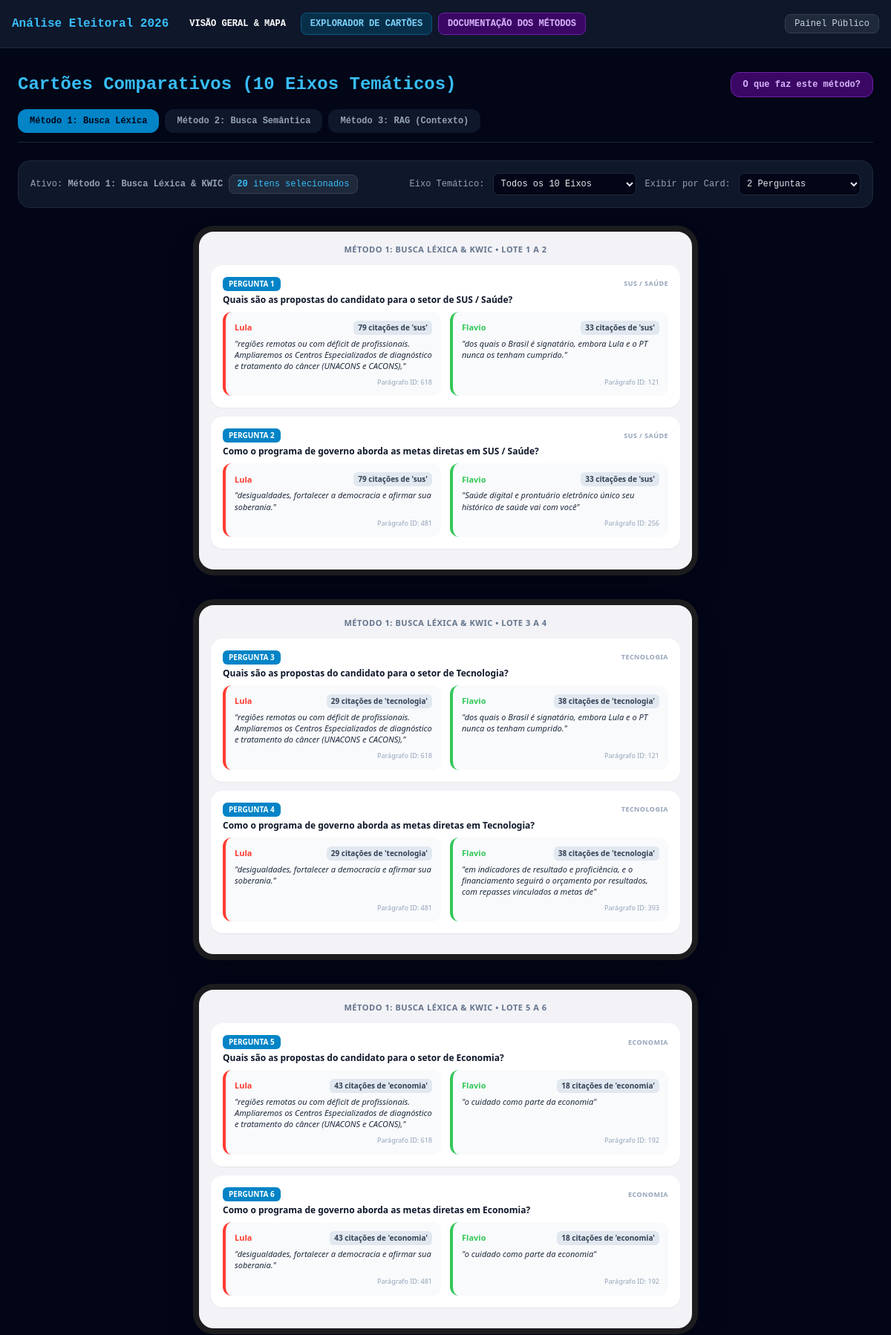
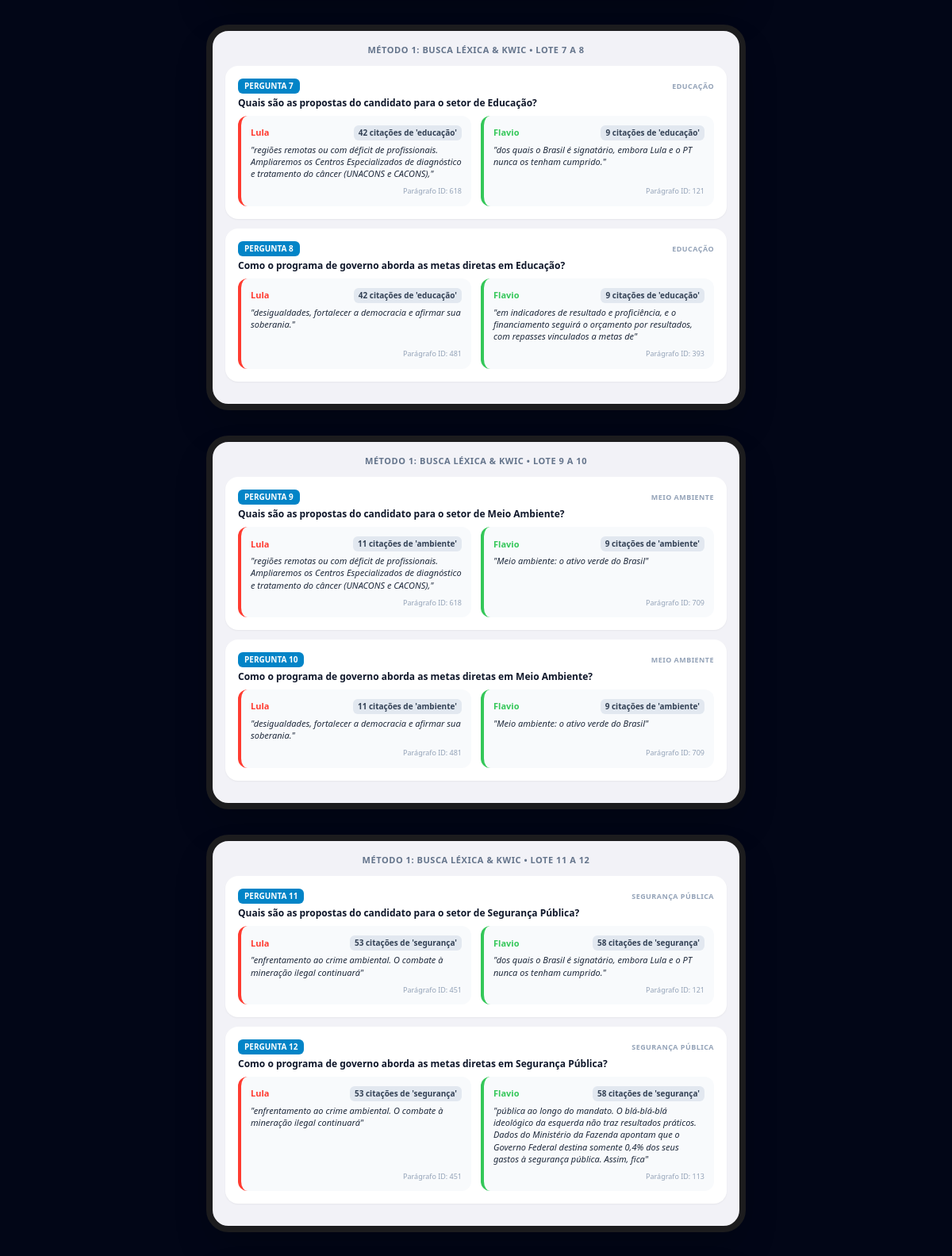
/cartoes/?metodo=METODO_1&qtd=2 (upper part), run on the app's committed database (2 pictures, top to bottom).
### eleitoral_app/models.py (models this page shows, shortened)
class ResultadoMetodo(models.Model):
    METODO_CHOICES = (
        ('METODO_1', 'Método 1: Busca Léxica & KWIC'),
        ('METODO_2', 'Método 2: Busca Semântica por Similaridade'),
        ('METODO_3', 'Método 3: RAG (Síntese e Contexto)'),
        ('METODO_4', 'Método 4: Agrupamento Temático Automático'),
    )
    metodo_tipo = models.CharField(max_length=20, choices=METODO_CHOICES, default='METODO_2')
    num_item = models.IntegerField()
    eixo_tematico = models.CharField(max_length=100)
    titulo_item = models.TextField()
    sintese_rag = models.TextField(blank=True)
    candidato = models.ForeignKey(Candidato, on_delete=models.CASCADE)
    id_paragrafo = models.IntegerField(default=1)
    relevancia_score = models.CharField(max_length=50)
    trecho_encontrado = models.TextField()

class Candidato(models.Model):
    nome = models.CharField(max_length=150, unique=True)
    partido = models.CharField(max_length=50, default="Programa Oficial")
    cor_tema = models.CharField(max_length=20, default="#34c759")

### eleitoral_app/views.py (the view)
# urls.py: path('cartoes/', CartoesResultadosView.as_view(), name='cartoes_resultados'),
class CartoesResultadosView(TemplateView):
    template_name = 'eleitoral_app/cartoes_resultados.html'
    def get_context_data(self, **kwargs):
        c = super().get_context_data(**kwargs)
        metodo_sel = self.request.GET.get('metodo', 'METODO_2')
        qtd_por_card = int(self.request.GET.get('qtd', 2))
        eixo_sel = self.request.GET.get('eixo', '')
        qs_metodo = ResultadoMetodo.objects.filter(metodo_tipo=metodo_sel)
        if eixo_sel:
            qs_metodo = qs_metodo.filter(eixo_tematico=eixo_sel)
        numeros_itens = list(qs_metodo.values_list('num_item', flat=True).distinct().order_by('num_item'))
        lotes = []
        for i in range(0, len(numeros_itens), qtd_por_card):
            lotes_nums = numeros_itens[i:i + qtd_por_card]
            itens_lote = qs_metodo.filter(num_item__in=lotes_nums).order_by('num_item')
            agrupados_por_item = {}
            for item in itens_lote:
                if item.num_item not in agrupados_por_item:
                    agrupados_por_item[item.num_item] = {
                        'num': item.num_item,
                        'titulo': item.titulo_item,
                        'eixo': item.eixo_tematico,
                        'sintese': item.sintese_rag,
                        'respostas': []
                    }
                agrupados_por_item[item.num_item]['respostas'].append(item)
            for num_item, item_dict in agrupados_por_item.items():
                item_dict['respostas'].sort(
                    key=lambda r: 0 if r.candidato.cor_tema == '#ff3b30' or 'lula' in r.candidato.nome.lower() else 1
                )
            lotes.append({
                'intervalo': f"{lotes_nums[0]} a {lotes_nums[-1]}" if len(lotes_nums) > 1 else f"{lotes_nums[0]}",
                'itens': list(agrupados_por_item.values())
            })
        c['lotes_cartoes'] = lotes
        c['qtd_selecionada'] = qtd_por_card
        c['metodo_selecionado'] = metodo_sel
        c['eixo_selecionado'] = eixo_sel
        c['metodo_nome'] = dict(ResultadoMetodo.METODO_CHOICES).get(metodo_sel)
        c['eixos_disponiveis'] = ResultadoMetodo.objects.values_list('eixo_tematico', flat=True).distinct().order_by('eixo_tematico')
        c['total_perguntas_exibidas'] = len(numeros_itens)
        c['explicacao_metodo_ativo'] = DADOS_EXPLICAO_METODOS.get(metodo_sel, {})
        return c

### eleitoral_app/templates/eleitoral_app/cartoes_resultados.html (shortened to what this page needs)
{% extends 'eleitoral_app/base.html' %}
{% block content %}
<div class="mb-6 font-mono" x-data="{ mostrarExplicacao: false }">
    <div class="flex justify-between items-center mb-4">
        <h1 class="text-2xl font-bold text-sky-400">Cartões Comparativos (10 Eixos Temáticos)</h1>
        <button @click="mostrarExplicacao = !mostrarExplicacao" class="bg-purple-950 hover:bg-purple-900 text-purple-300 border border-purple-800 text-xs font-bold px-4 py-2 rounded-xl transition">
            <span x-text="mostrarExplicacao ? 'Ocultar Explicação do Método' : 'O que faz este método?'"></span>
        </button>
    </div>
    <div class="flex flex-wrap gap-2 border-b border-slate-800 pb-3 mb-6">
        <a href="?metodo=METODO_1&qtd={{ qtd_selecionada }}" class="px-4 py-2 rounded-xl text-xs font-bold transition {% if metodo_selecionado == 'METODO_1' %}bg-sky-600 text-slate-950{% else %}bg-slate-900 text-slate-400 hover:bg-slate-800{% endif %}">
            Método 1: Busca Léxica
        </a>
        <a href="?metodo=METODO_2&qtd={{ qtd_selecionada }}" class="px-4 py-2 rounded-xl text-xs font-bold transition {% if metodo_selecionado == 'METODO_2' %}bg-sky-600 text-slate-950{% else %}bg-slate-900 text-slate-400 hover:bg-slate-800{% endif %}">
            Método 2: Busca Semântica
        </a>
        <a href="?metodo=METODO_3&qtd={{ qtd_selecionada }}" class="px-4 py-2 rounded-xl text-xs font-bold transition {% if metodo_selecionado == 'METODO_3' %}bg-sky-600 text-slate-950{% else %}bg-slate-900 text-slate-400 hover:bg-slate-800{% endif %}">
            Método 3: RAG (Contexto)
        </a>
    </div>
    <div class="bg-slate-900 p-4 rounded-2xl border border-slate-800 flex flex-wrap justify-between items-center gap-4 text-xs">
        <div class="flex items-center space-x-2">
            <span class="text-slate-400">Ativo: <b>{{ metodo_nome }}</b></span>
            <span class="bg-slate-800 text-sky-400 px-2.5 py-1 rounded-lg border border-slate-700"><b>{{ total_perguntas_exibidas }}</b> itens selecionados</span>
        </div>
        <form method="get" class="flex flex-wrap items-center gap-3">
            <div>
                <label class="text-slate-400 mr-1">Eixo Temático:</label>
                <select name="eixo" onchange="this.form.submit()" class="bg-slate-950 border border-slate-800 text-slate-200 p-1.5 rounded-lg">
                    <option value="">Todos os 10 Eixos</option>
                </select>
            </div>
            <div>
                <label class="text-slate-400 mr-1">Exibir por Card:</label>
                <select name="qtd" onchange="this.form.submit()" class="bg-slate-950 border border-slate-800 text-slate-200 p-1.5 rounded-lg">
                    <option value="2" {% if qtd_selecionada == 2 %}selected{% endif %}>2 Perguntas</option>
                </select>
            </div>
        </form>
    </div>
</div>
<div class="flex flex-wrap justify-center gap-8">
    {% for lote in lotes_cartoes %}
    <div class="w-full max-w-[680px] bg-[#f2f2f7] p-4 rounded-[28px] border-[8px] border-[#1c1c1e] shadow-2xl text-slate-900 font-sans">
        <div class="text-center text-[11px] font-semibold text-slate-500 uppercase tracking-wider mb-3">{{ metodo_nome }} • Lote {{ lote.intervalo }}</div>
        {% for item in lote.itens %}
        <div class="bg-white rounded-2xl p-4 mb-3 shadow-sm">
            <div class="flex justify-between items-center mb-1">
                <span class="inline-block bg-sky-600 text-white text-[10px] font-bold px-2 py-0.5 rounded-md uppercase">
                    {% if metodo_selecionado == 'METODO_4' %}Tópico {{ item.num }}{% else %}Pergunta {{ item.num }}{% endif %}
                </span>
                <span class="text-[9px] font-bold text-slate-400 uppercase tracking-wider">{{ item.eixo }}</span>
            </div>
            <div class="text-xs font-bold text-slate-900 mb-2">{{ item.titulo }}</div>
            <div class="grid grid-cols-1 sm:grid-cols-2 gap-3">
                {% for r in item.respostas %}
                <div class="bg-slate-50 rounded-xl p-3 border-l-4 flex flex-col justify-between" style="border-left-color: {{ r.candidato.cor_tema }}">
                    <div>
                        <div class="flex justify-between items-center text-[11px] font-bold mb-1" style="color: {{ r.candidato.cor_tema }}">
                            <span>{{ r.candidato.nome }}</span>
                            <span class="text-[10px] bg-slate-200 text-slate-700 px-1.5 py-0.5 rounded-md">{{ r.relevancia_score }}</span>
                        </div>
                        <div class="text-[11px] text-slate-800 italic leading-snug">"{{ r.trecho_encontrado }}"</div>
                    </div>
                    <div class="text-[9px] text-slate-400 text-right mt-2">Parágrafo ID: {{ r.id_paragrafo }}</div>
                </div>
                {% endfor %}
            </div>
        </div>
        {% endfor %}
    </div>
    {% endfor %}
</div>
{% endblock %}

### data on the page
ResultadoMetodo: eixo "SUS / SAÚDE", titulo "Quais são as propostas do candidato para o setor de SUS / Saúde?", candidato.nome "Lula", relevancia_score "79 citações de 'sus'", trecho_encontrado "regiões remotas ou com déficit de profissionais. Ampliaremos os Centros Especializados de diagnóstico e tratamento do câncer (UNACONS e CACONS),", id_paragrafo "618"
ResultadoMetodo: candidato.nome "Flavio", relevancia_score "33 citações de 'sus'", trecho_encontrado "dos quais o Brasil é signatário, embora Lula e o PT nunca os tenham cumprido.", id_paragrafo "121"
ResultadoMetodo: eixo "SUS / SAÚDE", titulo "Como o programa de governo aborda as metas diretas em SUS / Saúde?", candidato.nome "Lula", relevancia_score "79 citações de 'sus'", trecho_encontrado "desigualdades, fortalecer a democracia e afirmar sua soberania.", id_paragrafo "481"
ResultadoMetodo: candidato.nome "Flavio", relevancia_score "33 citações de 'sus'", trecho_encontrado "Saúde digital e prontuário eletrônico único seu histórico de saúde vai com você", id_paragrafo "256"
ResultadoMetodo: eixo "TECNOLOGIA", titulo "Quais são as propostas do candidato para o setor de Tecnologia?", candidato.nome "Lula", relevancia_score "29 citações de 'tecnologia'", trecho_encontrado "regiões remotas ou com déficit de profissionais. Ampliaremos os Centros Especializados de diagnóstico e tratamento do câncer (UNACONS e CACONS),", id_paragrafo "618"
ResultadoMetodo: candidato.nome "Flavio", relevancia_score "38 citações de 'tecnologia'", trecho_encontrado "dos quais o Brasil é signatário, embora Lula e o PT nunca os tenham cumprido.", id_paragrafo "121"
ResultadoMetodo: eixo "TECNOLOGIA", titulo "Como o programa de governo aborda as metas diretas em Tecnologia?", candidato.nome "Lula", relevancia_score "29 citações de 'tecnologia'", trecho_encontrado "desigualdades, fortalecer a democracia e afirmar sua soberania.", id_paragrafo "481"
ResultadoMetodo: candidato.nome "Flavio", relevancia_score "38 citações de 'tecnologia'", trecho_encontrado "em indicadores de resultado e proficiência, e o financiamento seguirá o orçamento por resultados, com repasses vinculados a metas de", id_paragrafo "393"
ResultadoMetodo: eixo "ECONOMIA", titulo "Quais são as propostas do candidato para o setor de Economia?", candidato.nome "Lula", relevancia_score "43 citações de 'economia'", trecho_encontrado "regiões remotas ou com déficit de profissionais. Ampliaremos os Centros Especializados de diagnóstico e tratamento do câncer (UNACONS e CACONS),", id_paragrafo "618"
ResultadoMetodo: candidato.nome "Flavio", relevancia_score "18 citações de 'economia'", trecho_encontrado "o cuidado como parte da economia", id_paragrafo "192"
ResultadoMetodo: eixo "ECONOMIA", titulo "Como o programa de governo aborda as metas diretas em Economia?", candidato.nome "Lula", relevancia_score "43 citações de 'economia'", trecho_encontrado "desigualdades, fortalecer a democracia e afirmar sua soberania.", id_paragrafo "481"
ResultadoMetodo: candidato.nome "Flavio", relevancia_score "18 citações de 'economia'", trecho_encontrado "o cuidado como parte da economia", id_paragrafo "192"
ResultadoMetodo: eixo "EDUCAÇÃO", titulo "Quais são as propostas do candidato para o setor de Educação?", candidato.nome "Lula", relevancia_score "42 citações de 'educação'", trecho_encontrado "regiões remotas ou com déficit de profissionais. Ampliaremos os Centros Especializados de diagnóstico e tratamento do câncer (UNACONS e CACONS),", id_paragrafo "618"
ResultadoMetodo: candidato.nome "Flavio", relevancia_score "9 citações de 'educação'", trecho_encontrado "dos quais o Brasil é signatário, embora Lula e o PT nunca os tenham cumprido.", id_paragrafo "121"
ResultadoMetodo: eixo "EDUCAÇÃO", titulo "Como o programa de governo aborda as metas diretas em Educação?", candidato.nome "Lula", relevancia_score "42 citações de 'educação'", trecho_encontrado "desigualdades, fortalecer a democracia e afirmar sua soberania.", id_paragrafo "481"
ResultadoMetodo: candidato.nome "Flavio", relevancia_score "9 citações de 'educação'", trecho_encontrado "em indicadores de resultado e proficiência, e o financiamento seguirá o orçamento por resultados, com repasses vinculados a metas de", id_paragrafo "393"
ResultadoMetodo: eixo "MEIO AMBIENTE", titulo "Quais são as propostas do candidato para o setor de Meio Ambiente?", candidato.nome "Lula", relevancia_score "11 citações de 'ambiente'", trecho_encontrado "regiões remotas ou com déficit de profissionais. Ampliaremos os Centros Especializados de diagnóstico e tratamento do câncer (UNACONS e CACONS),", id_paragrafo "618"
ResultadoMetodo: candidato.nome "Flavio", relevancia_score "9 citações de 'ambiente'", trecho_encontrado "Meio ambiente: o ativo verde do Brasil", id_paragrafo "709"
ResultadoMetodo: eixo "MEIO AMBIENTE", titulo "Como o programa de governo aborda as metas diretas em Meio Ambiente?", candidato.nome "Lula", relevancia_score "11 citações de 'ambiente'", trecho_encontrado "desigualdades, fortalecer a democracia e afirmar sua soberania.", id_paragrafo "481"
ResultadoMetodo: candidato.nome "Flavio", relevancia_score "9 citações de 'ambiente'", trecho_encontrado "Meio ambiente: o ativo verde do Brasil", id_paragrafo "709"
ResultadoMetodo: eixo "SEGURANÇA PÚBLICA", titulo "Quais são as propostas do candidato para o setor de Segurança Pública?", candidato.nome "Lula", relevancia_score "53 citações de 'segurança'", trecho_encontrado "enfrentamento ao crime ambiental. O combate à mineração ilegal continuará", id_paragrafo "451"
ResultadoMetodo: candidato.nome "Flavio", relevancia_score "58 citações de 'segurança'", trecho_encontrado "dos quais o Brasil é signatário, embora Lula e o PT nunca os tenham cumprido.", id_paragrafo "121"
ResultadoMetodo: eixo "SEGURANÇA PÚBLICA", titulo "Como o programa de governo aborda as metas diretas em Segurança Pública?", candidato.nome "Lula", relevancia_score "53 citações de 'segurança'", trecho_encontrado "enfrentamento ao crime ambiental. O combate à mineração ilegal continuará", id_paragrafo "451"
ResultadoMetodo: candidato.nome "Flavio", relevancia_score "58 citações de 'segurança'", trecho_encontrado "pública ao longo do mandato. O blá-blá-blá ideológico da esquerda não traz resultados práticos. Dados do Ministério da Fazenda apontam que o Governo Federal destina somente 0,4% dos seus gastos à segurança pública. Assim, fica", id_paragrafo "113"

### other printed values
{{ metodo_nome }} "Método 1: Busca Léxica & KWIC"
{{ total_perguntas_exibidas }} "20"
{{ metodo_nome }} "MÉTODO 1: BUSCA LÉXICA & KWIC" "MÉTODO 1: BUSCA LÉXICA & KWIC" "MÉTODO 1: BUSCA LÉXICA & KWIC" "MÉTODO 1: BUSCA LÉXICA & KWIC" "MÉTODO 1: BUSCA LÉXICA & KWIC" "MÉTODO 1: BUSCA LÉXICA & KWIC"
{{ lote.intervalo }} "1 A 2" "3 A 4" "5 A 6" "7 A 8" "9 A 10" "11 A 12"
{{ item.num }} "1" "2" "3" "4" "5" "6" "7" "8" "9" "10" "11" "12"
